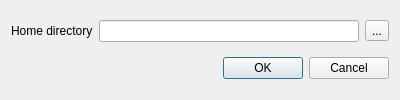
<?xml version="1.0" encoding="UTF-8"?>
<ui version="4.0">
 <class>UserChangeHomeDirDialog</class>
 <widget class="QDialog" name="UserChangeHomeDirDialog">
  <property name="geometry">
   <rect>
    <x>0</x>
    <y>0</y>
    <width>400</width>
    <height>100</height>
   </rect>
  </property>
  <property name="maximumSize">
   <size>
    <width>16777215</width>
    <height>100</height>
   </size>
  </property>
  <property name="windowTitle">
   <string>Change user home directory</string>
  </property>
  <layout class="QVBoxLayout" name="verticalLayout">
   <item>
    <layout class="QHBoxLayout" name="horizontalLayout">
     <item>
      <widget class="QLabel" name="homedir_label">
       <property name="text">
        <string>Home directory</string>
       </property>
      </widget>
     </item>
     <item>
      <widget class="QLineEdit" name="homedir_edit"/>
     </item>
     <item>
      <widget class="QToolButton" name="homedir_button">
       <property name="text">
        <string>...</string>
       </property>
       <property name="icon">
        <iconset theme="folder"/>
       </property>
      </widget>
     </item>
    </layout>
   </item>
   <item>
    <widget class="QDialogButtonBox" name="button_box">
     <property name="orientation">
      <enum>Qt::Orientation::Horizontal</enum>
     </property>
     <property name="standardButtons">
      <set>QDialogButtonBox::StandardButton::Cancel|QDialogButtonBox::StandardButton::Ok</set>
     </property>
    </widget>
   </item>
  </layout>
 </widget>
 <resources/>
 <connections>
  <connection>
   <sender>button_box</sender>
   <signal>accepted()</signal>
   <receiver>UserChangeHomeDirDialog</receiver>
   <slot>accept()</slot>
   <hints>
    <hint type="sourcelabel">
     <x>248</x>
     <y>254</y>
    </hint>
    <hint type="destinationlabel">
     <x>157</x>
     <y>274</y>
    </hint>
   </hints>
  </connection>
  <connection>
   <sender>button_box</sender>
   <signal>rejected()</signal>
   <receiver>UserChangeHomeDirDialog</receiver>
   <slot>reject()</slot>
   <hints>
    <hint type="sourcelabel">
     <x>316</x>
     <y>260</y>
    </hint>
    <hint type="destinationlabel">
     <x>286</x>
     <y>274</y>
    </hint>
   </hints>
  </connection>
 </connections>
</ui>
